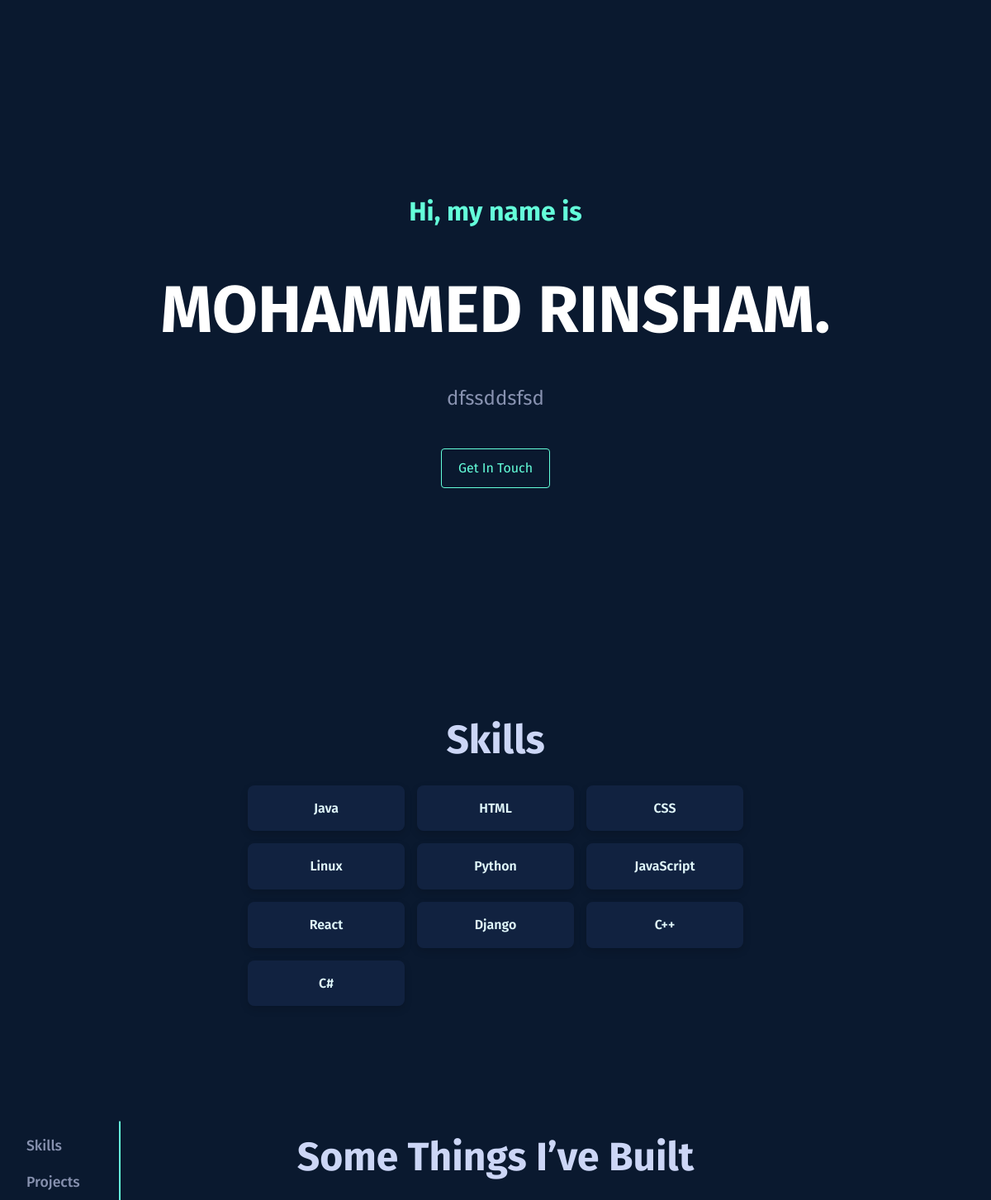
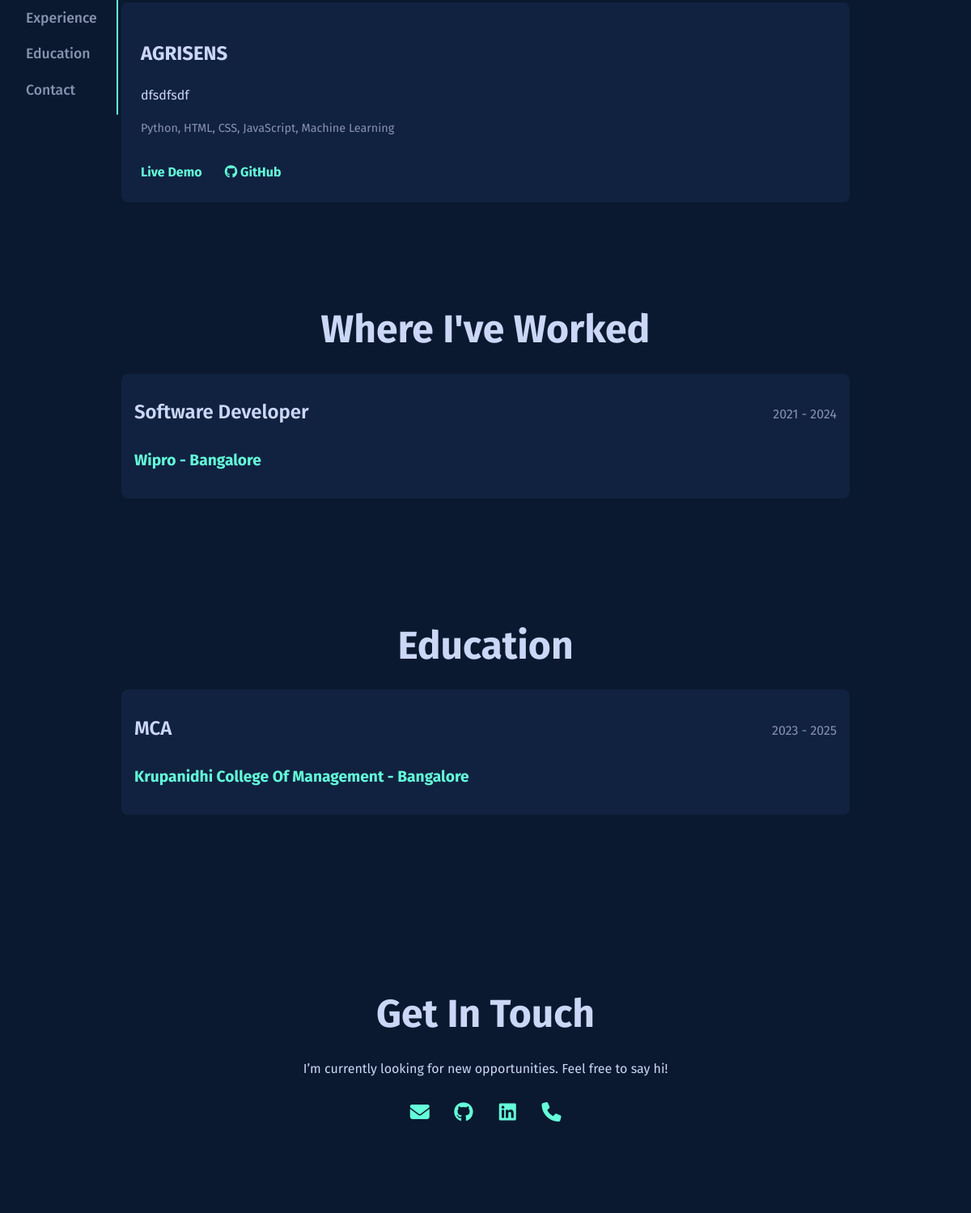
Screenshot of /portfolio/mohammed-rinsham-252876/ with the database file from the repository (2 pictures, top to bottom).
### builder/models.py (models this page shows, shortened)
class Portfolio(models.Model):
    slug = models.SlugField(unique=True, blank=True)
    name = models.CharField(max_length=100)
    title = models.CharField(max_length=100, blank=True)
    bio = models.TextField(blank=True)
    email = models.EmailField()
    phone = models.CharField(max_length=20, blank=True)
    github = models.URLField(blank=True)
    linkedin = models.URLField(blank=True)
    skills = models.TextField(blank=True)  # Comma-separated skills

class Project(models.Model):
    portfolio = models.ForeignKey(Portfolio, on_delete=models.CASCADE, related_name='projects')
    title = models.CharField(max_length=100)
    description = models.TextField(blank=True)
    stack = models.CharField(max_length=200, blank=True)
    link = models.URLField(blank=True)
    github = models.URLField(blank=True)

class Experience(models.Model):
    portfolio = models.ForeignKey(Portfolio, on_delete=models.CASCADE, related_name='experiences')
    job_title = models.CharField(max_length=100)
    company_name = models.CharField(max_length=100)
    job_desc = models.TextField(blank=True)
    duration = models.CharField(max_length=100, blank=True)
    location = models.CharField(max_length=100, blank=True)

class Education(models.Model):
    portfolio = models.ForeignKey(Portfolio, on_delete=models.CASCADE, related_name='educations')
    degree = models.CharField(max_length=100)
    school = models.CharField(max_length=100)
    edu_desc = models.TextField(blank=True)
    edu_duration = models.CharField(max_length=100, blank=True)
    edu_location = models.CharField(max_length=100, blank=True)

### builder/views.py (the view)
# urls.py: path('portfolio/<slug:slug>/', views.view_portfolio, name='view_portfolio'),
def view_portfolio(request, slug):
    portfolio = get_object_or_404(Portfolio, slug=slug)
    project_data = []
    for project in portfolio.projects.all():
        project_data.append({
            'title': project.title,
            'description': project.description,
            'stack': project.stack,
            'link': project.link if project.link.startswith('http') else 'https://rinsham10.github.io/AgriSens/',
            'github': project.github if project.github.startswith('http') else ''
        })
    return render(request, 'template1.html', {
        'name': portfolio.name,
        'title': portfolio.title,
        'bio': portfolio.bio,
        'skills': [s.strip() for s in portfolio.skills.split(',')],
        'github': portfolio.github,
        'linkedin': portfolio.linkedin,
        'email': portfolio.email,
        'phone': portfolio.phone,
        'project_data': project_data,  # Adjusted to ensure full URL
        'experience': portfolio.experiences.all(),
        'education': portfolio.educations.all(),
    })

### builder/templates/template1.html (shortened to what this page needs)
{% load static %}
<!DOCTYPE html>
<html lang="en">
<head>
  <link rel="stylesheet" href="{% static 'css/template1.css' %}">
<link href="https://cdn.jsdelivr.net/npm/aos@2.3.4/dist/aos.css" rel="stylesheet">
<link rel="stylesheet" href="https://cdnjs.cloudflare.com/ajax/libs/font-awesome/6.5.0/css/all.min.css">
</head>
<body>
<nav class="side-nav">
  <ul>
    {% if skills %}
    <li><a href="#about">Skills</a></li>
    {% endif %}
    {% if project_data %}
      <li><a href="#projects">Projects</a></li>
    {% endif %}
    {% if experience %}
      <li><a href="#experience">Experience</a></li>
    {% endif %}
    {% if education %}
      <li><a href="#education">Education</a></li>
    {% endif %}
    <li><a href="#contact">Contact</a></li>
  </ul>
</nav>
  <header class="hero" data-aos="fade-up">
  <h1 class="intro">Hi, my name is</h1>
  <h2 class="name">{{ name }}.</h2>
  {% if bio %}
    <p class="subtitle">{{ bio }}</p><br>
  {% endif %}
  <a href="#contact" class="cta-button">Get In Touch</a>
</header>
  <main>
    {% if skills %}
    <section class="about" id="about">
      <h3 class="section-title">Skills</h3>
      <div class="about-content">
        <ul class="skills-grid">
          {% for skill in skills %}
            <li>{{ skill }}</li>
          {% endfor %}
        </ul>
      </div>
      <br><br><br>
    </section>
    {% endif %}
    {% if project_data %}
    <section class="projects" id="projects">
      <h3 class="section-title">Some Things I’ve Built</h3>
      <div class="project-cards">
        {% for project in project_data %}
          <div class="project-card">
            <h2>{{ project.title }}</h2>
            {% if project.description %}
              <p>{{ project.description }}</p>
            {% else %}
              <p class="no-description">No description available</p>
            {% endif %}
            {% if project.stack %}
              <p class="tech-stack">{{ project.stack }}</p>
            {% endif %}
            {% if project.link %}
              <a href="{{ project.link }}" target="_blank" class="project-link">Live Demo</a>
            {% endif %}
            {% if project.github %}
              <a href="{{ project.github }}" target="_blank" class="project-link github-link">
                <i class="fab fa-github"></i> GitHub
              </a>
            {% endif %}
          </div>
        {% endfor %}
      </div>
      <br><br>
    </section>
  {% endif %}
    {% if experience %}
<section class="experience" id="experience">
  <h3 class="section-title">Where I've Worked</h3>
  <div class="experience-list">
    {% for exp in experience %}
    <div class="experience-item">
      <div class="exp-header">
        <h2 class="job-title">{{ exp.job_title }}</h2>
        <h4 class="duration">{{ exp.duration }}</h4>
      </div>
      <h3 class="company">{{ exp.company_name }} - {{ exp.location }}</h3>
    </div>
    {% endfor %}
  </div>
  <br><br>
</section>
{% endif %}
{% if education %}
<section class="education" id="education">
  <h3 class="section-title">Education</h3>
  <div class="education-list">
    {% for edu in education %}
    <div class="education-item">
      <div class="edu-header">
        <h2 class="degree">{{ edu.degree }}</h2>
        <h4 class="duration">{{ edu.edu_duration }}</h4>
      </div>
      <h3 class="school">{{ edu.school }} - {{ edu.edu_location }}</h3>
    </div>
    {% endfor %}
  </div>
  <br>
</section>
{% endif %}
  </main>
  <footer id="contact">
    <h3 class="section-title">Get In Touch</h3>
    <p>I’m currently looking for new opportunities. Feel free to say hi!</p>
    <div class="contact-info flex justify-center gap-6 text-2xl mt-4 text-[#3F1A2B]">
      {% if email %}
        <a href="mailto:{{ email }}" class="hover:text-[#B2183A]" title="Email">
          <i class="fas fa-envelope"></i>
        </a>
      {% endif %}
      {% if github %}
        <a href="{{ github }}" target="_blank" class="hover:text-[#B2183A]" title="GitHub">
          <i class="fab fa-github"></i>
        </a>
      {% endif %}
      {% if linkedin %}
        <a href="{{ linkedin }}" target="_blank" class="hover:text-[#B2183A]" title="LinkedIn">
          <i class="fab fa-linkedin"></i>
        </a>
      {% endif %}
      {% if phone %}
        <a href="tel:{{ phone }}" class="hover:text-[#B2183A]" title="Phone">
          <i class="fas fa-phone"></i>
        </a>
      {% endif %}
    </div>
  </footer>
</body>
</html>

### builder/static/css/template1.css (style rules this page uses)
body { background-color: #0a192f; color: #ccd6f6; font-family: 'Fira Sans', sans-serif; margin: 0; padding: 0; line-height: 1.6; }
a { color: #64ffda; text-decoration: none; }
.section-title { font-size: 3rem; color: #ccd6f6; margin-bottom: 1rem; text-align: center; }
.hero { display: flex; flex-direction: column; justify-content: center; align-items: center; min-height: 100vh; text-align: center; padding: 0 2rem; }
.subtitle { max-width: 800px; color: #8892b0; margin: 1rem 0 1rem; font-size: 1.5rem; line-height: 1.6; word-wrap: break-word; word-break: break-word; }
.intro { color: #64ffda; font-size: 2rem; }
.name { font-size: 5rem; font-weight: bold; color: #ffffff; margin: 0.5rem 0; }
.cta-button { padding: 10px 20px; border: 1px solid #64ffda; border-radius: 4px; color: #64ffda; background: transparent; transition: all 0.3s ease; font-size: 1rem; }
.about, .projects, .experience, .education, .contact { padding: 10px 2rem; max-width: 900px; margin: 0 auto; }
.skills-grid { display: grid; grid-template-columns: repeat(auto-fit, minmax(140px, 1fr)); gap: 15px; list-style: none; padding: 0; margin: 0 auto; max-width: 600px; }
.skills-grid li { background: linear-gradient(1deg, #112240, #112240); backdrop-filter: blur(6px); padding: 12px 18px; border-radius: 8px; font-size: 1rem; font-weight: 600; color: #e0f7fa; text-align: center; box-shadow: 0 4px 10px rgba(0, 0, 0, 0.15); cursor: pointer; border: 3px solid transparent; transition: border 0.3s ease, transform 0.3s ease; animation: popIn 0.5s ease forwards; }
.project-cards { display: grid; grid-template-columns: repeat(auto-fit, minmax(300px, 1fr)); gap: 2rem; }
.project-card { background-color: #112240; padding: 1.5rem; border-radius: 8px; transition: transform 0.3s ease; }
.project-link { display: inline-block; margin-top: 1rem; margin-right: 1.5rem; color: #64ffda; font-weight: bold; }
.tech-stack { font-size: 0.9rem; color: #8892b0; margin-top: 0.5rem; }
footer { padding: 100px 2rem; text-align: center; background-color: #0a192f; }
.experience-item, .education-item { background: #112240; padding: 1rem; border-radius: 8px; margin-bottom: 1.5rem; transition: transform 0.3s ease; }
.side-nav { position: fixed; top: 50%; left: 2rem; transform: translateY(-50%); display: flex; flex-direction: column; padding-right: 1.5rem; border-right: 2px solid #64ffda; z-index: 999; }
.side-nav ul { list-style: none; padding: 0; margin: 0; }
.side-nav li { margin: 1rem 0; }
.side-nav a { color: #8892b0; text-decoration: none; font-size: 1.1rem; font-weight: 500; transition: color 0.3s; }
.contact-info a { display: inline-flex; align-items: center; justify-content: center; width: 50px; height: 50px; color: #64ffda; border-radius: 50%; transition: color 0.3s ease, transform 0.3s ease; font-size: 24px; }
.exp-header, .edu-header { display: flex; justify-content: space-between; align-items: baseline; flex-wrap: wrap; margin-bottom: 0.5rem; }
.job-title, .degree { font-size: 1.5rem; color: #ccd6f6; font-weight: 600; margin: 0; }
.duration { font-size: 1rem; color: #8892b0; font-weight: 400; margin-left: auto; }
.company, .school { font-size: 1.2rem; color: #64ffda; margin: 0.25rem 0; }

### builder/templates/template1.html (style rules this page uses)
html { scroll-behavior: smooth; }

### rows the page displays
Portfolio: name "MOHAMMED RINSHAM", bio "dfssddsfsd"
Project: title "AGRISENS", description "dfsdfsdf", stack "Python, HTML, CSS, JavaScript, Machine Learning"
Experience: job_title "Software Developer", duration "2021 - 2024", company_name "Wipro", location "Bangalore"
Education: degree "MCA", edu_duration "2023 - 2025", school "Krupanidhi College Of Management", edu_location "Bangalore"

### other values shown
{{ skill }} "Java" "HTML" "CSS" "Linux" "Python" "JavaScript" "React" "Django" "C++" "C#"
